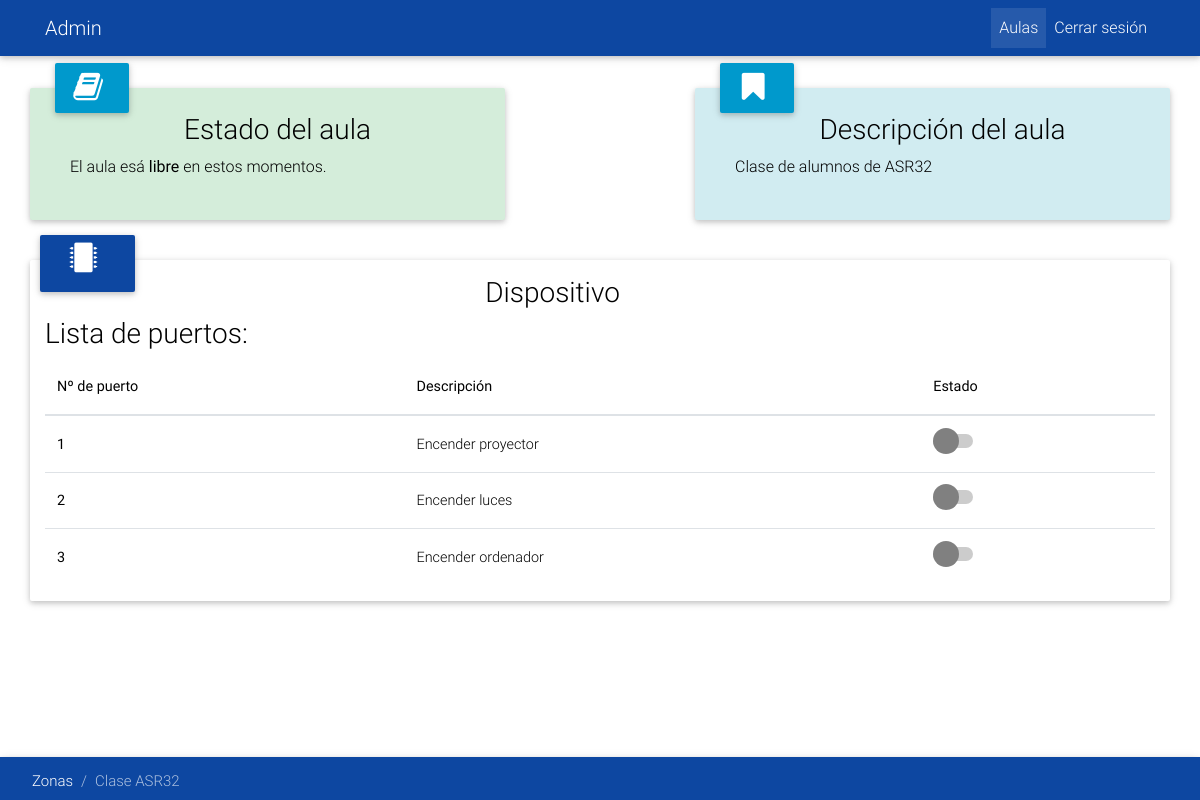
Screenshot of /catalog/zona/1/ (signed in) with the database file from the repository.
### catalog/models.py (models this page shows, shortened)
class Zona(models.Model):
    ip = models.CharField(
        max_length=25,
        help_text="Ip del dispositivo asociado a esta aula"
    )
    modelo = models.CharField(
        max_length=25,
        help_text="Introduce el modelo del arduino (p. ej. Uno, Mega, etc.)"
    )
    id_zona = models.CharField(
        max_length=25,
        help_text="Identificador de zona (p. ej. Clase 2, Baño 4...)"
    )
    descripcion = models.TextField(
        max_length=1000,
        blank=True,
        null=True,
        help_text="Introduce una descripción de la zona."
    )
    @property
    def usuario_dentro(self):
        registros_activos = RegistroAula.objects.filter(f_salida=None,
                                                         ip=self.ip)
        if registros_activos:
            return registros_activos[0].rfid.user
        return None

class Puerto(models.Model):
    zona = models.ForeignKey(
        Zona,
        on_delete=models.CASCADE,
        help_text="Zona donde se encuentra el dispositivo."
    )
    num_puerto = models.IntegerField(
        help_text="Número de puerto del arduino"
    )
    descripcion = models.CharField(
        max_length=35,
        help_text="Acción que realiza dicho puerto"
    )
    encendido = models.BooleanField(
        default=False
    )
    class Meta:
        ordering = ["zona", "num_puerto"]
        unique_together = (
            "zona", "num_puerto"
        )

### catalog/views.py (the view, shortened to what this page needs)
# urls.py: path('zona/<pk>/', views.ZonaDetailView.as_view(), name='zona-detail'),
class ZonaDetailView(LoginRequiredMixin, generic.DetailView):
    model = Zona
    def get_context_data(self, **kwargs):
        context = super().get_context_data(**kwargs)
        grupos = Empleado.objects.get(user=self.request.user).grupo.all()
        conjuntos = ConjuntoPuerto.objects.filter(grupos_con_acceso__in=grupos)
        puertos = Puerto.objects.none()
        for conjunto in conjuntos:
            puertos |= conjunto.puertos.filter(zona=self.object)
        puertos = puertos.distinct()
        context['puertos'] = puertos
        return context

### catalog/templates/catalog/zona_detail.html (shortened to what this page needs)
{% extends "base_generic.html" %}
{% block content %}
<div class="row justify-content-between">
    <div class="col-sm-12 col-md-5 z-depth-1 alert-{% if zona.usuario_dentro == request.user %}info{% elif zona.dentro %}danger{% else %}success{% endif %} seccion">
    <div class="col-3 col-md-2 iconSection z-depth-1 info-color-dark text-center">
        <i class="fa fa-book fa-2x white-text" aria-hidden="true"></i>
    </div>
    <div class="col-12 float-right text-center tituloEstadoAula">
        <h3 class="black-text">Estado del aula</h3>
    </div>
    <div class="col-sm-12 tituloEstadoAula">
        <p class="black-text">
            {% if zona.usuario_dentro %}
            El aula está <strong> ocupada por ti mismo</strong>.<br>
            {% elif zona.dentro %}
            El aula esá <strong>ocupada</strong> en estos momentos.<br>
            {% else %}
            El aula esá <strong>libre</strong> en estos momentos.<br>
            {% endif %}
        </p>
    </div>
    </div>
    <div class="col-sm-12 col-md-5 z-depth-1 alert-info seccion">
        <div class="col-3 col-md-2 iconSection z-depth-1 info-color-dark text-center">
            <i class="fa fa-bookmark fa-2x white-text"></i>
        </div>
        <div class="col-12 float-right text-center tituloEstadoAula">
            <h3 class="black-text">Descripción del aula</h3>
        </div>
        <div class="col-sm-12 tituloEstadoAula">
            <p class="black-text">
                {{ zona.descripcion }}<br>
            </p>
        </div>
    </div>
</div>
<div class="row z-depth-1 seccion">
    <div class="col-2 col-md-1 iconSection z-depth-1 primary-color-dark text-center">
        <i class="fa fa-microchip fa-2x white-text" aria-hidden="true"></i>
    </div>
    <div class="col-9 col-md-9 text-center">
        <h3 class="black-text mt-3">Dispositivo</h3>
    </div>
    {% if puertos %}
    <div class="col-sm-12">
        <h3 class="black-text">Lista de puertos:</h3>
    </div>
    {% endif %}
    <div class="col-sm-12">
        <div class="table-responsive">
            {% if puertos %}
            <table class="table black-text">
                <thead>
                    <tr>
                        <th scope="col-3">Nº de puerto</th>
                        <th scope="col-6">Descripción</th>
                        <th scope="col-3">Estado</th>
                    </tr>
                </thead>
                <tbody>
                        {% for puerto in puertos %}
                        <tr>
                            <th scope="row" >{{ puerto.num_puerto }}</th>
                            <td>{{ puerto.descripcion }}</td>
                            <td>
                                <label class='switch {% if zona.dentro %} deshabilitado {% endif %}'>
                                    <span class='{% if puerto.encendido  %} slider1 {% else %} slider0 {%endif %} round parajs'></span>
                                </label>
                            </td>
                        </tr>
                        {% endfor %}
                </tbody>
            </table>
            {% endif %}
        </div>
    </div>
</div>
{% endblock %}
{% block breadcrumn %}
<li class="breadcrumb-item active">{{zona.id_zona}}</li>
{% endblock %}

### catalog/templates/base_generic.html (shortened to what this page needs)
<!DOCTYPE html>
<html lang="en">
<head>
  <link rel="stylesheet" href="https://maxcdn.bootstrapcdn.com/font-awesome/4.7.0/css/font-awesome.min.css">
  {% load static %}
  <link href="{% static 'css/bootstrap.min.css' %}" rel="stylesheet">
  <link href="{% static 'css/mdb.min.css' %}" rel="stylesheet">
  <link href="{% static 'css/styleUsers.css' %}" rel="stylesheet">
</head>
    <body id="bodyWallpaper">
    <header>
        {% if user.is_authenticated %}
        <nav class="navbar navbar-expand-lg navbar-dark primary-color-dark">
            <div class="container">
                <a class="navbar-brand text-capitalize" href="#">{{ user.get_username }}</a>
                <div class="navbar-collapse collapse order-3 dual-collapse2">
                    <ul class="navbar-nav ml-auto">
                        <li class="nav-item text-sm-center active">
                            <a class="nav-link text-center " href="{% url 'zonas' %}">Aulas</a>
                        </li>
                        <li class="nav-item text-sm-center">
                            <a class="nav-link text-center" href="{% url 'logout' %}">Cerrar sesión</a>
                        </li>
                    </ul>
                </div>
            </div>
        </nav>
        <div class="container">
          <div class="row">
            <div class="navbar fixed-bottom navbar-dark">
                <ol class="breadcrumb">
                  <li class="breadcrumb-item active"><a class="white-text" href="{% url 'zonas' %}">Zonas</a></li>
                  {% block breadcrumn %}{% endblock %}
                </ol>
            </div>
          </div>
        </div>
        {% endif %}
    </header>
    <main>
        <div class="container">
            {% block content %}{% endblock %}
        </div>
    </main>
</body>
</html>

### catalog/static/css/styleUsers.css (style rules this page uses)
main { padding: 16px; padding-top: 32px; color: white; }
.breadcrumb { background-color: rgba(0,0,0,0) !important; }
div.navbar { background-color: #0d47a1; }
.seccion { margin-bottom: 40px; border-radius: 2px; }
.iconSection { padding: 8px; padding-right: 16px !important; padding-left: 8px; position: relative; top: -25px; left: 10px; border-radius: 2px; }
.switch { position: relative; display: inline-block; width: 40px; height: 14px; }
.slider0 { position: absolute; cursor: pointer; top: 0; left: 0; right: 0; bottom: 0; background-color: #ccc; -webkit-transition: .4s; transition: .4s; }
.slider0:before { position: absolute; content: ""; height: 26px; width: 26px; left: 0px; bottom: -6px; background-color: grey; -webkit-transition: .4s; transition: .4s; }
.slider0.round { border-radius: 34px; }
.slider0.round:before { border-radius: 50%; }
.tituloEstadoAula { position: relative !important; top: -25px; left: 10px; }

### rows the page displays
Zona: id_zona "Clase ASR32", descripcion "Clase de alumnos de ASR32"
Puerto: num_puerto "1", descripcion "Encender proyector", encendido False (drawn)
Puerto: num_puerto "2", descripcion "Encender luces", encendido False (drawn)
Puerto: num_puerto "3", descripcion "Encender ordenador", encendido False (drawn)

### other values shown
{{ user.get_username }} "Admin"
